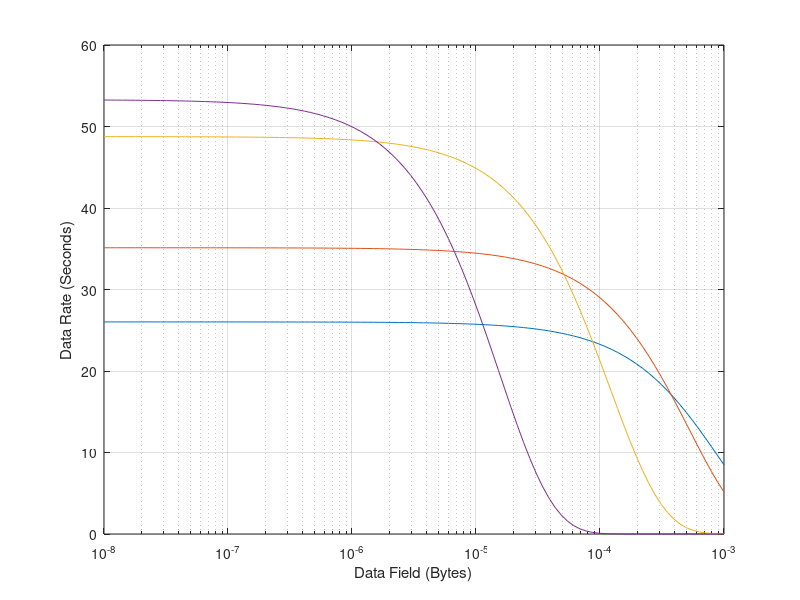

Reproduce this figure in MATLAB.
link = 54*10^6;
timegap = 10*10^(-6);
fcs = 4;
header = 36;

q = logspace(-8,-3,100);
datafield1= 100;
datafield2= 200;
datafield3= 1000;
datafield4= 8000;

A1 = (datafield1*8)/link;
A2 = (datafield2*8)/link;
A3 = (datafield3*8)/link;
A4 = (datafield4*8)/link;

B1 = timegap+A1+((header*8)/link)+((fcs*8)/link);
B2 = timegap+A2+((header*8)/link)+((fcs*8)/link);
B3 = timegap+A3+((header*8)/link)+((fcs*8)/link);
B4 = timegap+A4+((header*8)/link)+((fcs*8)/link);

datarate1 = 54*(A1/B1);
datarate2 = 54*(A2/B2);
datarate3 = 54*(A3/B3);
datarate4 = 54*(A4/B4);

f1 = ((1-q).^((datafield1+40)*8))*datarate1;
f2 = ((1-q).^((datafield2+40)*8))*datarate2;
f3 = ((1-q).^((datafield3+40)*8))*datarate3;
f4 = ((1-q).^((datafield4+40)*8))*datarate4;

semilogx(q,f1,q,f2,q,f3,q,f4)
grid on
xlabel('Data Field (Bytes)')
ylabel('Data Rate (Seconds)')
